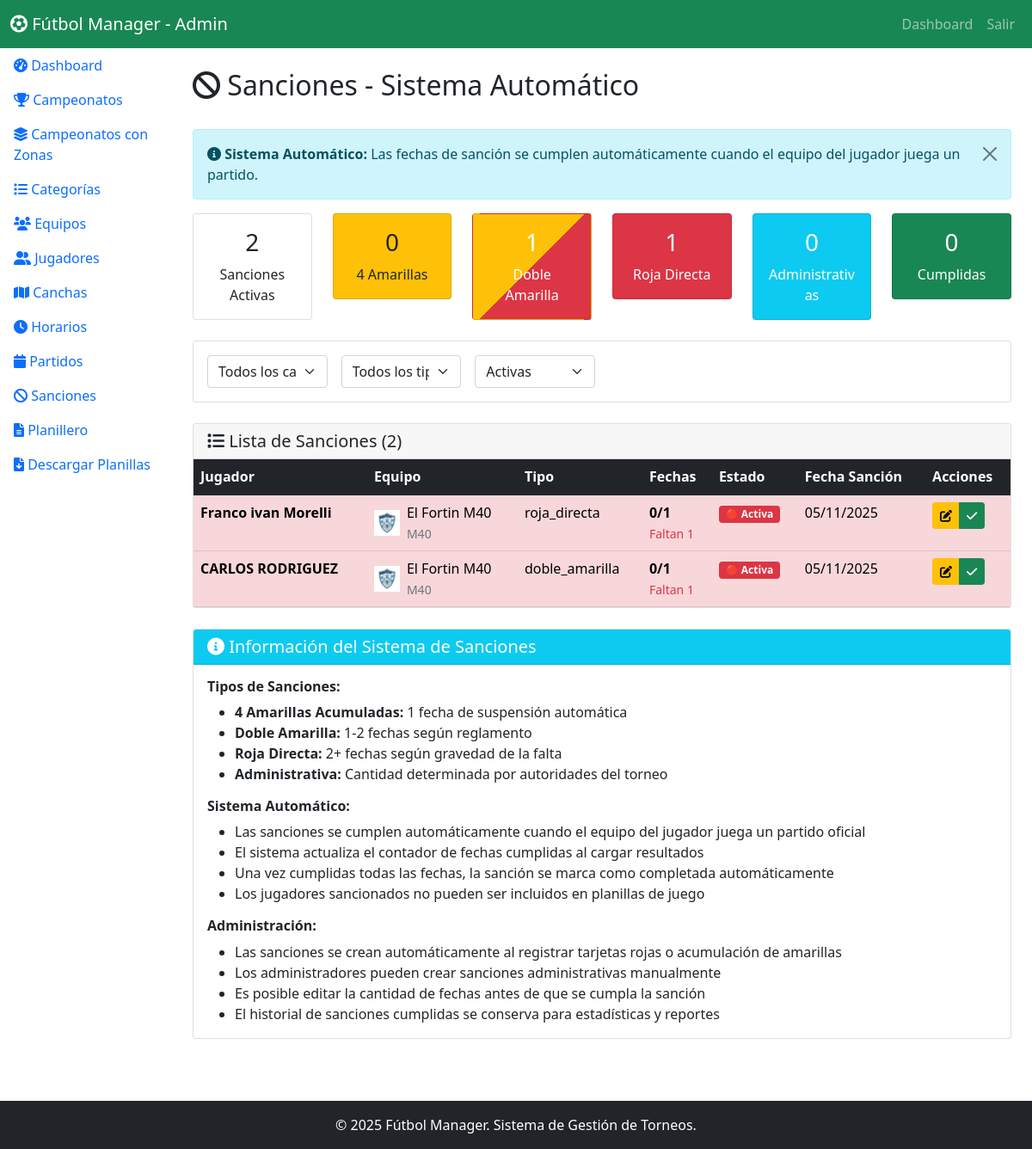
The page /admin/sanciones.php on the database as committed earlier.
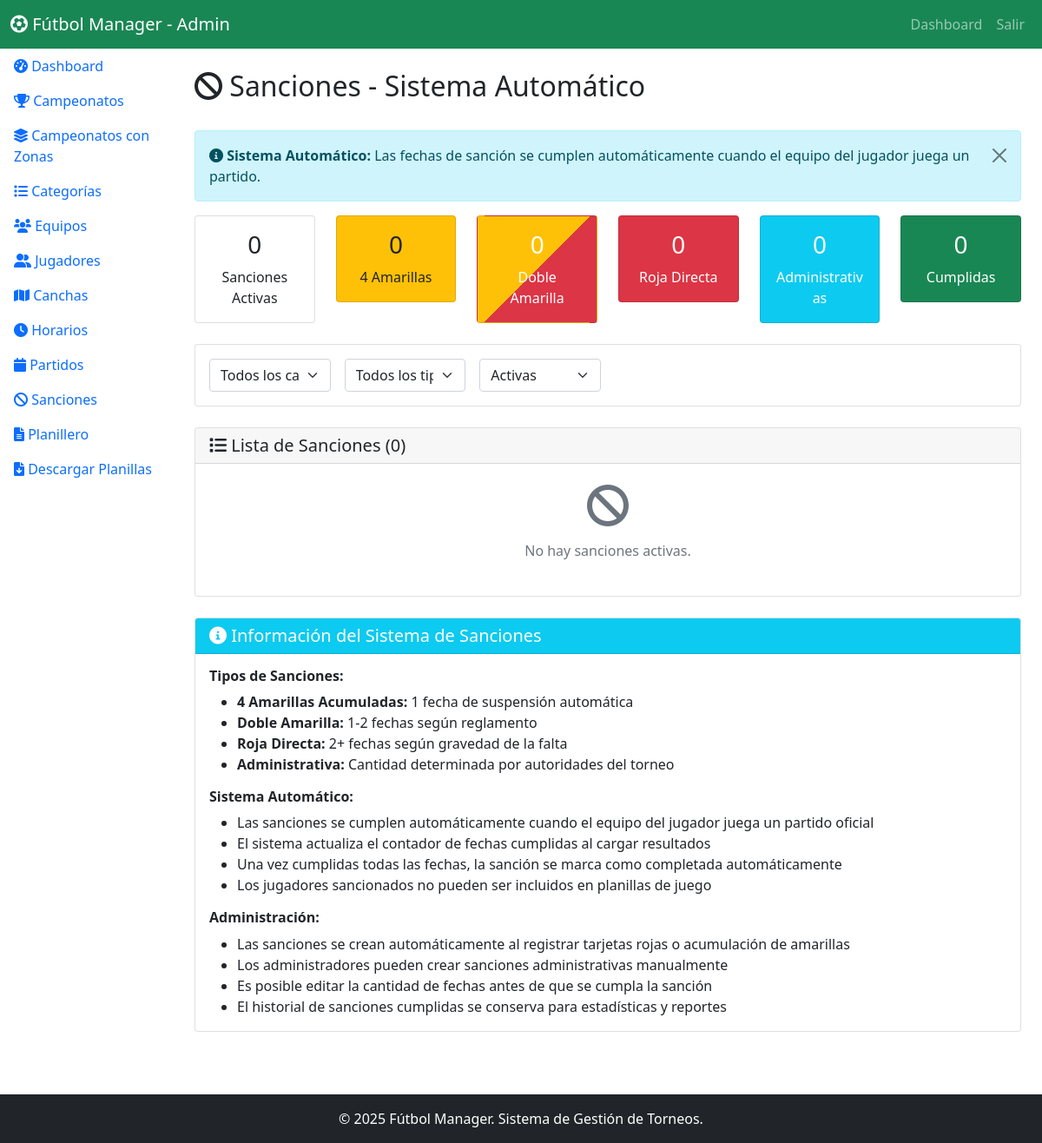
The same page on the database as committed later.
### tables this page shows
CREATE TABLE `sanciones` (
  `id` int(11) NOT NULL,
  `jugador_id` int(11) NOT NULL,
  `campeonato_id` int(11) DEFAULT NULL COMMENT 'ID del campeonato al que pertenece la sanción',
  `tipo_torneo` enum('normal','zona','eliminatoria') DEFAULT 'normal' COMMENT 'Tipo de torneo donde se aplica la sanción',
  `tipo` enum('amarillas_acumuladas','doble_amarilla','roja_directa','administrativa') NOT NULL,
  `partidos_suspension` int(11) NOT NULL,
  `partidos_cumplidos` int(11) DEFAULT 0,
  `descripcion` text DEFAULT NULL,
  `activa` tinyint(1) DEFAULT 1,
  `fecha_sancion` date NOT NULL
);

CREATE TABLE `jugadores` (
  `id` int(11) NOT NULL,
  `equipo_id` int(11) NOT NULL,
  `dni` varchar(20) NOT NULL,
  `apellido_nombre` varchar(150) NOT NULL,
  `fecha_nacimiento` date NOT NULL,
  `foto` varchar(255) DEFAULT NULL,
  `activo` tinyint(1) DEFAULT 1,
  `amarillas_acumuladas` int(11) DEFAULT 0,
  `created_at` timestamp NULL DEFAULT current_timestamp()
);

CREATE TABLE `equipos` (
  `id` int(11) NOT NULL,
  `categoria_id` int(11) NOT NULL,
  `nombre` varchar(100) NOT NULL,
  `logo` varchar(255) DEFAULT NULL,
  `color_camiseta` varchar(50) DEFAULT NULL,
  `director_tecnico` varchar(100) DEFAULT NULL,
  `activo` tinyint(1) DEFAULT 1,
  `created_at` timestamp NULL DEFAULT current_timestamp()
);

CREATE TABLE `categorias` (
  `id` int(11) NOT NULL,
  `campeonato_id` int(11) NOT NULL,
  `nombre` varchar(50) NOT NULL,
  `descripcion` text DEFAULT NULL,
  `activa` tinyint(1) DEFAULT 1
);

### admin/sanciones.php (the view, shortened to what the rows shown need)
<?php
$db = Database::getInstance()->getConnection();
$filtro_estado = $_GET['estado'] ?? '';
$where_conditions = [];
$params = [];
$sql = "
    SELECT s.*, j.apellido_nombre, j.dni, e.nombre as equipo, e.logo as equipo_logo, c.nombre as categoria,
           (s.partidos_suspension - s.partidos_cumplidos) as fechas_restantes,
           CASE
               WHEN s.activa = 1 THEN 'Activa'
               ELSE 'Cumplida'
           END as estado_texto
    FROM sanciones s
    JOIN jugadores j ON s.jugador_id = j.id
    JOIN equipos e ON j.equipo_id = e.id
    JOIN categorias c ON e.categoria_id = c.id
";
if ($filtro_estado === 'activa') {
    $where_conditions[] = "s.activa = 1";
} elseif ($filtro_estado === 'cumplida') {
    $where_conditions[] = "s.activa = 0";
} else {
    $where_conditions[] = "s.activa = 1";
}
if (!empty($where_conditions)) {
    $sql .= " WHERE " . implode(" AND ", $where_conditions);
}
$sql .= " ORDER BY s.fecha_sancion DESC, s.activa DESC";
$stmt = $db->prepare($sql);
$stmt->execute($params);
$sanciones = $stmt->fetchAll();
?>
<!DOCTYPE html>
<html lang="es">
<head>
    <link href="https://cdnjs.cloudflare.com/ajax/libs/bootstrap/5.1.3/css/bootstrap.min.css" rel="stylesheet">
    <link href="https://cdnjs.cloudflare.com/ajax/libs/font-awesome/6.0.0/css/all.min.css" rel="stylesheet">
    <link href="<?php echo SITE_URL; ?>assets/css/style.css" rel="stylesheet">
</head>
<body>
    <div class="container-fluid">
        <div class="row">
            <div class="col-md-9 col-lg-10 p-4">
                <div class="d-flex justify-content-between align-items-center mb-4">
                    <h2><i class="fas fa-ban"></i> Sanciones - Sistema Automático</h2>
                </div>
                <div class="row mb-4">
                    <div class="col-md-2">
                        <div class="card bg-danger text-white">
                            <div class="card-body text-center">
                                <h3><?= count(array_filter($sanciones, fn($s) => $s['tipo'] == 'roja_directa' && $s['activa'] == 1)) ?></h3>
                                <p class="mb-0">Roja Directa</p>
                            </div>
                        </div>
                    </div>
                </div>
                <div class="card">
                    <div class="card-body p-0">
                        <?php if(empty($sanciones)): ?>
                            <div class="text-center p-4">
                                <i class="fas fa-ban fa-3x text-muted mb-3"></i>
                                <p class="text-muted">
                                    <?php if ($filtro_estado === 'cumplida'): ?>
                                        No hay sanciones cumplidas.
                                    <?php else: ?>
                                        No hay sanciones activas.
                                    <?php endif; ?>
                                </p>
                            </div>
                        <?php else: ?>
                            <div class="table-responsive">
                                <table class="table table-hover mb-0">
                                    <thead class="table-dark">
                                        <tr>
                                            <th>Jugador</th>
                                            <th>Equipo</th>
                                            <th>Tipo</th>
                                            <th>Fechas</th>
                                            <th>Estado</th>
                                            <th>Fecha Sanción</th>
                                            <th>Acciones</th>
                                        </tr>
                                    </thead>
                                    <tbody>
                                        <?php foreach($sanciones as $s): ?>
                                            <tr class="<?= $s['activa'] ? 'table-danger' : 'table-success' ?>">
                                                <td>
                                                    <strong><?= htmlspecialchars($s['apellido_nombre']) ?></strong><br>
                                                </td>
                                                <td>
                                                    <div class="d-flex align-items-center">
                                                        <?php if(!empty($s['equipo_logo'])): ?>
                                                            <img src="../uploads/<?= htmlspecialchars($s['equipo_logo']) ?>"
                                                                 alt="<?= htmlspecialchars($s['equipo']) ?>"
                                                                 class="me-2"
                                                                 style="width: 30px; height: 30px; object-fit: contain;">
                                                        <?php endif; ?>
                                                        <div>
                                                            <?= htmlspecialchars($s['equipo']) ?><br>
                                                            <small class="text-muted"><?= htmlspecialchars($s['categoria']) ?></small>
                                                        </div>
                                                    </div>
                                                </td>
                                                <td>
                                                    <?php
                                                    $badges = [
                                                        'amarillas_acumuladas' => '<span class="badge bg-warning text-dark">🟨 4 Amarillas</span>',
                                                        'doble_amarilla' => '<span class="badge bg-danger">🟨🟥 Doble Amarilla</span>',
                                                        'roja_directa' => '<span class="badge bg-danger">🟥 Roja Directa</span>',
                                                        'administrativa' => '<span class="badge bg-info">📋 Administrativa</span>'
                                                    ];
                                                    echo $badges[$s['tipo']] ?? htmlspecialchars($s['tipo']);
                                                    ?>
                                                </td>
                                                <td>
                                                    <strong><?= min($s['partidos_cumplidos'], $s['partidos_suspension']) ?>/<?= $s['partidos_suspension'] ?></strong><br>
                                                    <?php if($s['fechas_restantes'] > 0): ?>
                                                        <small class="text-danger">Faltan <?= $s['fechas_restantes'] ?></small>
                                                    <?php else: ?>
                                                        <small class="text-success">✓ Cumplida</small>
                                                    <?php endif; ?>
                                                </td>
                                                <td>
                                                    <?php if($s['activa']): ?>
                                                        <span class="badge bg-danger">🔴 Activa</span>
                                                    <?php else: ?>
                                                        <span class="badge bg-success">✓ Cumplida</span>
                                                    <?php endif; ?>
                                                </td>
                                                <td><?= date('d/m/Y', strtotime($s['fecha_sancion'])) ?></td>
                                                <td>
                                                    <div class="btn-group" role="group">
                                                        <?php if($s['activa']): ?>
                                                            <button type="button" class="btn btn-sm btn-warning"
                                                                    onclick="editarSancion(<?= $s['id'] ?>, '<?= htmlspecialchars($s['apellido_nombre'], ENT_QUOTES) ?>', <?= $s['partidos_suspension'] ?>, <?= $s['partidos_cumplidos'] ?>, '<?= htmlspecialchars($s['descripcion'] ?? '', ENT_QUOTES) ?>', <?= $s['activa'] ?>)"
                                                                    title="Editar sanción">
                                                                <i class="fas fa-edit"></i>
                                                            </button>
                                                            <button type="button" class="btn btn-sm btn-success"
                                                                    onclick="cumplirFecha(<?= $s['id'] ?>, '<?= htmlspecialchars($s['apellido_nombre'], ENT_QUOTES) ?>', <?= $s['fechas_restantes'] ?>)"
                                                                    title="Cumplir fecha manualmente">
                                                                <i class="fas fa-check"></i>
                                                            </button>
                                                        <?php endif; ?>
                                                    </div>
                                                </td>
                                            </tr>
                                        <?php endforeach; ?>
                                    </tbody>
                                </table>
                            </div>
                        <?php endif; ?>
                    </div>
                </div>
            </div>
        </div>
    </div>
</body>
</html>

Rows that differ between the two databases and show on the page:
removed sanciones: activa "1", jugador.apellido_nombre "Franco ivan Morelli", equipos.logo (picture), equipos.nombre "El Fortin M40", categorias.nombre "M40", tipo "roja_directa", partidos_cumplidos "0", partidos_suspension "1", fechas_restantes "1", shows "🔴 Activa", fecha_sancion "05/11/2025"
removed sanciones: jugador.apellido_nombre "CARLOS RODRIGUEZ", equipos.logo (picture), equipos.nombre "El Fortin M40", categorias.nombre "M40", tipo "doble_amarilla", partidos_cumplidos "0", partidos_suspension "1", fechas_restantes "1", activa "🔴 Activa", fecha_sancion "05/11/2025"
Other text that changed with them:
count(array_filter($sanciones, fn($s) => $s['activa'] == 1)): "2" → "0"
count($sanciones): "2" → "0"
text no longer shown: "1 Jugador Equipo Tipo Fechas Estado Fecha Sanción Acciones"
text now shown: "0 0 No hay sanciones activas."
